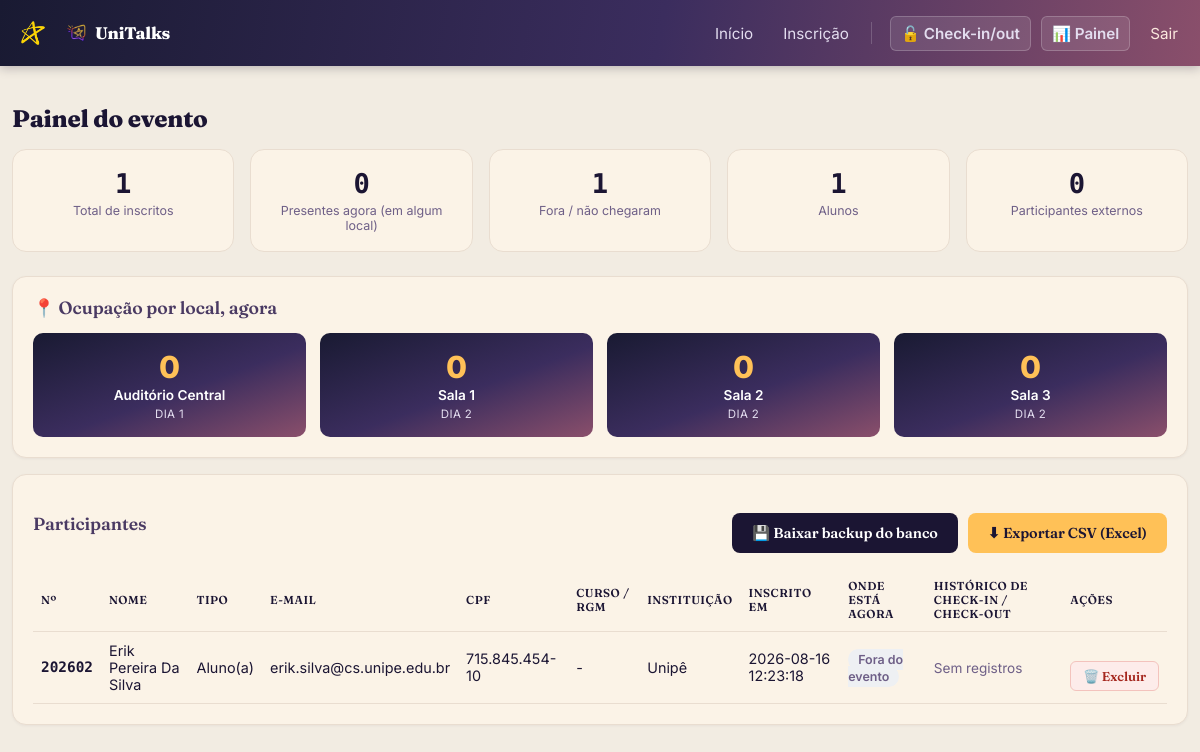
The app's page /painel (signed in), older data.
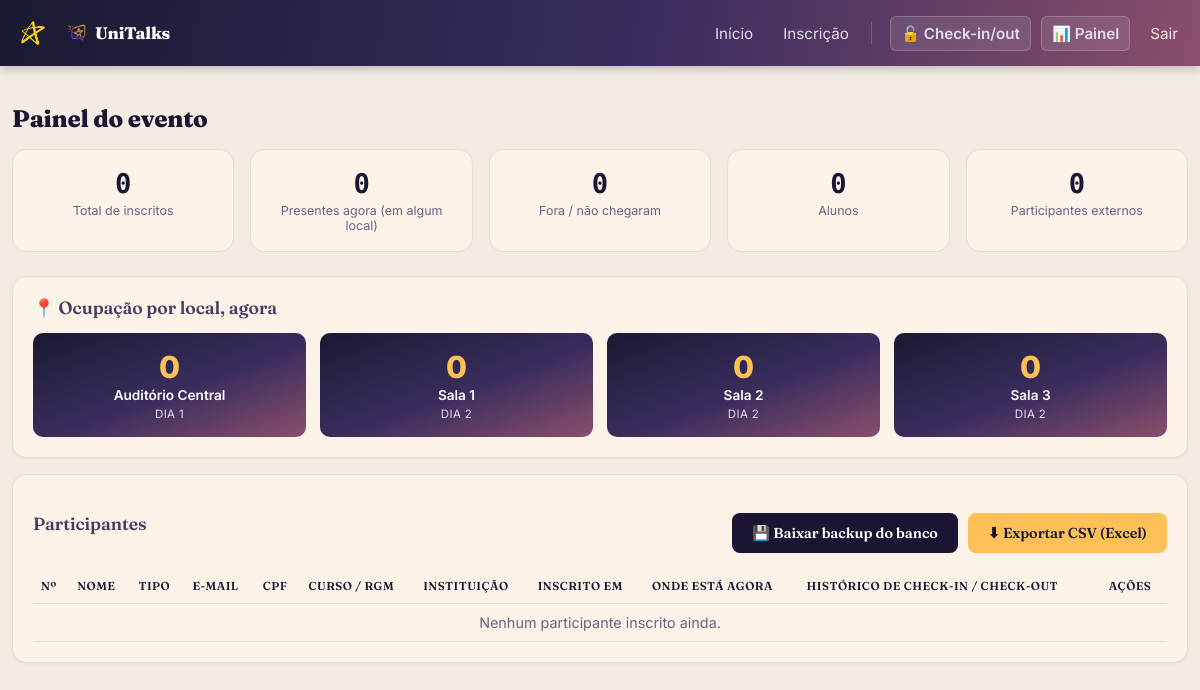
The same page, newer data.
### tables this page shows
CREATE TABLE participantes (
            id INTEGER PRIMARY KEY AUTOINCREMENT,
            nome TEXT NOT NULL,
            tipo TEXT,
            email TEXT,
            formacao TEXT,
            instituicao TEXT,
            cpf TEXT,
            empresa TEXT,
            numero_inscricao INTEGER UNIQUE,
            token TEXT UNIQUE NOT NULL,
            criado_em TEXT NOT NULL
        , curso TEXT, periodo TEXT, rgm TEXT);

### app.py (the view)
@app.route("/painel")
@admin_required
def painel():
    db = get_db()
    participantes = db.execute(
        "SELECT * FROM participantes ORDER BY criado_em DESC"
    ).fetchall()
    lista = []
    dentro_agora = 0
    presentes_por_local = {chave: 0 for chave in LOCAIS}
    for p in participantes:
        eventos = db.execute(
            "SELECT tipo, horario, local FROM eventos_acesso WHERE participante_id = ? "
            "ORDER BY horario ASC",
            (p["id"],),
        ).fetchall()
        visitas = montar_visitas(eventos)
        visita_aberta = next((v for v in reversed(visitas) if v["em_andamento"]), None)
        if visita_aberta:
            dentro_agora += 1
            if visita_aberta["local"] in presentes_por_local:
                presentes_por_local[visita_aberta["local"]] += 1
        ultima_entrada = visitas[-1]["entrada"] if visitas else None
        ultima_saida = next((v["saida"] for v in reversed(visitas) if v["saida"]), None)
        lista.append(
            {
                "p": p,
                "visitas": visitas,
                "local_atual": visita_aberta["local_label"] if visita_aberta else None,
                "ultima_entrada": ultima_entrada,
                "ultima_saida": ultima_saida,
            }
        )
    total = len(participantes)
    total_alunos = sum(1 for p in participantes if p["tipo"] == "aluno")
    total_participantes = sum(1 for p in participantes if p["tipo"] == "participante")
    return render_template(
        "painel.html",
        lista=lista,
        total=total,
        dentro_agora=dentro_agora,
        presentes_por_local=presentes_por_local,
        locais=LOCAIS,
        total_alunos=total_alunos,
        total_participantes=total_participantes,
    )

### app.py (called while the page is built, shortened)
@app.context_processor
def util_static_versionado():
    def static_v(filename):
        caminho = os.path.join(app.static_folder, filename)
        try:
            versao = int(os.path.getmtime(caminho))
        except OSError:
            versao = 0
        return url_for("static", filename=filename, v=versao)
    return {"static_v": static_v}

def admin_required(f):
    @wraps(f)
    def decorada(*args, **kwargs):
        if not session.get("autenticado"):
            if request.path.startswith("/api/"):
                return jsonify({"ok": False, "mensagem": "Sessão expirada. Faça login novamente."}), 401
            return redirect(url_for("login", proximo=request.path))
        if session.get("nivel") != "admin":
            flash("Essa área é restrita ao administrador.", "erro")
            return redirect(url_for("scanner"))
        return f(*args, **kwargs)
    return decorada

def get_db():
    if "db" not in g:
        g.db = sqlite3.connect(DB_PATH, timeout=10)
        g.db.row_factory = sqlite3.Row
        g.db.execute("PRAGMA foreign_keys = ON")
        g.db.execute("PRAGMA journal_mode = WAL")
        g.db.execute("PRAGMA busy_timeout = 10000")
    return g.db

def montar_visitas(eventos):
    por_local = {}
    for ev in eventos:
        chave = ev["local"] or "outro"
        por_local.setdefault(chave, []).append(ev)
    visitas = []
    for v in visitas:
        v["local_label"] = LOCAIS.get(v["local"], {}).get("label", "Não informado")
        v["duracao"] = formatar_duracao(v["entrada"], v["saida"])
    visitas.sort(key=lambda v: v["entrada"])
    return visitas

### templates/painel.html (shortened to what this page needs)
{% extends "base.html" %}
{% block content %}
<h1>Painel do evento</h1>
<div class="kpis">
  <div class="kpi">
    <div class="num">{{ total }}</div>
    <div class="label">Total de inscritos</div>
  </div>
  <div class="kpi">
    <div class="num">{{ dentro_agora }}</div>
    <div class="label">Presentes agora (em algum local)</div>
  </div>
  <div class="kpi">
    <div class="num">{{ total - dentro_agora }}</div>
    <div class="label">Fora / não chegaram</div>
  </div>
  <div class="kpi">
    <div class="num">{{ total_alunos }}</div>
    <div class="label">Alunos</div>
  </div>
  <div class="kpi">
    <div class="num">{{ total_participantes }}</div>
    <div class="label">Participantes externos</div>
  </div>
</div>
<div class="card">
  <h2 style="margin-top:0;">📍 Ocupação por local, agora</h2>
  <div class="ocupacao-grid">
    {% for chave, info in locais.items() %}
      <div class="ocupacao-item">
        <div class="ocupacao-num">{{ presentes_por_local.get(chave, 0) }}</div>
        <div class="ocupacao-label">{{ info.label }}</div>
        <div class="ocupacao-dia">Dia {{ info.dia }}</div>
      </div>
    {% endfor %}
  </div>
</div>
<div class="card">
  <div style="display:flex; justify-content:space-between; align-items:center; flex-wrap:wrap; gap:10px;">
    <h2 style="margin:0;">Participantes</h2>
    <div style="display:flex; gap:10px; flex-wrap:wrap;">
      <a class="btn navy" href="{{ url_for('admin_backup') }}">💾 Baixar backup do banco</a>
      <a class="btn orange" href="{{ url_for('exportar') }}">⬇ Exportar CSV (Excel)</a>
    </div>
  </div>
  <div class="tabela-scroll">
  <table style="margin-top:16px;">
    <thead>
      <tr>
        <th>Nº</th>
        <th>Nome</th>
        <th>Tipo</th>
        <th>E-mail</th>
        <th>CPF</th>
        <th>Curso / RGM</th>
        <th>Instituição</th>
        <th>Inscrito em</th>
        <th>Onde está agora</th>
        <th>Histórico de check-in / check-out</th>
        <th>Ações</th>
      </tr>
    </thead>
    <tbody>
      {% for item in lista %}
        {% set p = item.p %}
        <tr>
          <td style="font-family: var(--fonte-mono); font-weight: 700;">{{ p['numero_inscricao'] or '-' }}</td>
          <td>{{ p['nome'] }}</td>
          <td>{{ 'Aluno(a)' if p['tipo'] == 'aluno' else ('Participante' if p['tipo'] == 'participante' else '-') }}</td>
          <td>{{ p['email'] or '-' }}</td>
          <td>{{ p['cpf'] or '-' }}</td>
          <td>
            {% if p['tipo'] == 'aluno' %}
              {{ p['curso'] or '-' }}
            {% else %}
              {{ p['formacao'] or '-' }}
            {% endif %}
          </td>
          <td>{{ p['instituicao'] or '-' }}</td>
          <td>{{ p['criado_em'].replace('T', ' ') if p['criado_em'] else '-' }}</td>
          <td>
            {% if item.local_atual %}
              <span class="badge badge-entrada">Em {{ item.local_atual }}</span>
            {% else %}
              <span class="badge badge-none">Fora do evento</span>
            {% endif %}
          </td>
          <td>
            {% if item.visitas %}
              <details>
                <summary style="cursor:pointer; color:var(--navy); font-weight:600; font-size:0.85rem;">
                  {{ item.visitas|length }} visita(s) — ver detalhes
                </summary>
                <table class="tabela-visitas">
                  <thead>
                    <tr>
                      <th>Local</th>
                      <th>Entrada</th>
                      <th>Saída</th>
                      <th>Estadia</th>
                    </tr>
                  </thead>
                  <tbody>
                    {% for v in item.visitas %}
                      <tr>
                        <td>{{ v.local_label }}</td>
                        <td>{{ v.entrada.replace('T', ' ') }}</td>
                        <td>
                          {% if v.saida %}
                            {{ v.saida.replace('T', ' ') }}
                          {% else %}
                            <span class="badge badge-entrada">Ainda dentro</span>
                          {% endif %}
                        </td>
                        <td>{{ v.duracao }}</td>
                      </tr>
                    {% endfor %}
                  </tbody>
                </table>
              </details>
            {% else %}
              <span style="color:var(--muted); font-size:0.85rem;">Sem registros</span>
            {% endif %}
          </td>
          <td>
            <form method="post" action="{{ url_for('admin_excluir_participante', participante_id=p['id']) }}"
                  onsubmit="return confirm('Excluir a inscrição de ' + {{ p['nome']|tojson }} + ' e todos os check-ins dela? Essa ação não pode ser desfeita.');">
              <button type="submit" class="btn-excluir" title="Excluir esta inscrição">🗑️ Excluir</button>
            </form>
          </td>
        </tr>
      {% else %}
        <tr><td colspan="11" style="color:var(--muted); text-align:center;">Nenhum participante inscrito ainda.</td></tr>
      {% endfor %}
    </tbody>
  </table>
  </div>
</div>
{% endblock %}

### templates/base.html (shortened to what this page needs)
<!doctype html>
<html lang="pt-br">
<head>
  <link rel="stylesheet" href="{{ static_v('css/style.css') }}">
</head>
<body>
  <header class="topbar">
    <div class="topbar-inner">
      <div class="topbar-marca">
        <img src="{{ static_v('img/logo_unipe_estrela.png') }}" alt="UNIPÊ" class="topbar-logo-unipe" width="160" height="160">
        <a href="{{ url_for('home') }}" class="brand">
          <img src="{{ static_v('img/icone_unitalks.png') }}" alt="" class="brand-icone" width="129" height="160">
          UniTalks
        </a>
      </div>
      <nav>
        <a href="{{ url_for('home') }}" class="nav-link">Início</a>
        <a href="{{ url_for('inscricao') }}" class="nav-link">Inscrição</a>
        {% if session.get('autenticado') %}
          <a href="{{ url_for('scanner') }}" class="nav-link nav-equipe-ativo">🔓 Check-in/out</a>
          {% if session.get('nivel') == 'admin' %}
            <a href="{{ url_for('painel') }}" class="nav-link nav-equipe-ativo">📊 Painel</a>
          {% endif %}
          <a href="{{ url_for('logout') }}" class="nav-link nav-sair">Sair</a>
        {% else %}
          <span class="nav-divisor"></span>
          <a href="{{ url_for('login') }}" class="nav-link nav-equipe-login">🔒 Área da Equipe</a>
        {% endif %}
      </nav>
    </div>
  </header>
  <main class="container">
    {% block content %}{% endblock %}
  </main>
</body>
</html>

### static/css/style.css (style rules this page uses)
:root { --bg-deep: #191a32; --bg-dusk: #3b2d5e; --bg-dawn: #8a4f6b; --navy: #1b1533; --navy-light: #4a3a63; --green: #1b8a5a; --orange: #ffc157; --magenta: #ff6b4a; --bg: #f2ece2; --card: #fbf3e7; --text: #1b1533; --muted: #6e5f87; --border: #e9ddd0; --fonte-titulo: 'Fraunces', Georgia, serif; --fonte-corpo: 'Inter', 'Segoe UI', Arial, sans-serif; --fonte-mono: 'Space Mono', 'Courier New', monospace; }
* { box-sizing: border-box; }
html { scroll-behavior: smooth; }
body { margin: 0; font-family: var(--fonte-corpo); background: var(--bg); color: var(--text); }
.topbar { background: linear-gradient(100deg, var(--bg-deep) 0%, var(--bg-dusk) 55%, var(--bg-dawn) 100%); color: white; box-shadow: 0 2px 10px rgba(15, 5, 30, 0.25); }
.topbar-inner { width: 98%; max-width: 1800px; margin: 0 auto; padding: 12px 0; display: flex; justify-content: space-between; align-items: center; flex-wrap: wrap; gap: 10px; }
.brand { color: white; font-family: var(--fonte-titulo); font-weight: 800; text-decoration: none; font-size: 1.05rem; letter-spacing: -0.01em; display: inline-flex; align-items: center; gap: 8px; }
.brand-icone { height: 26px; width: auto; }
.topbar-marca { display: flex; align-items: center; gap: 12px; }
.topbar-logo-unipe { height: 42px; width: auto; }
.topbar nav { display: flex; align-items: center; flex-wrap: wrap; gap: 4px; }
.topbar nav .nav-link { color: #e3ddef; text-decoration: none; margin-left: 6px; padding: 7px 10px; border-radius: 6px; font-size: 0.95rem; transition: background 0.15s, color 0.15s; }
.nav-equipe-ativo { background: rgba(255, 255, 255, 0.1); border: 1px solid rgba(255, 255, 255, 0.2); font-weight: 600; }
.nav-sair { color: #fbe8de !important; font-size: 0.85rem; }
.container { width: 98%; max-width: 1800px; margin: 0 auto; padding: 22px 0 44px; }
.card { background: var(--card); border: 1px solid var(--border); border-radius: 14px; padding: 20px; margin-bottom: 16px; box-shadow: 0 1px 3px rgba(30, 16, 51, 0.05); }
h1 { color: var(--navy); font-family: var(--fonte-titulo); font-weight: 800; font-size: 1.5rem; letter-spacing: -0.01em; }
h2 { color: var(--navy-light); font-family: var(--fonte-titulo); font-weight: 600; font-size: 1.1rem; letter-spacing: -0.005em; }
button, .btn { display: inline-block; background: linear-gradient(90deg, #ffc157, #ff6b4a); color: var(--navy); border: none; padding: 11px 20px; border-radius: 8px; font-family: var(--fonte-titulo); font-weight: 600; font-size: 0.9rem; letter-spacing: -0.005em; cursor: pointer; text-decoration: none; margin-top: 18px; transition: filter 0.15s; }
button.orange, .btn.orange { background: var(--orange); color: var(--navy); }
button.navy, .btn.navy { background: var(--navy); color: white; }
table { width: 100%; border-collapse: collapse; font-size: 0.9rem; }
th, td { text-align: left; padding: 10px 8px; border-bottom: 1px solid var(--border); }
th { color: var(--navy); font-family: var(--fonte-titulo); font-size: 0.72rem; font-weight: 600; text-transform: uppercase; letter-spacing: .04em; }
.kpis { display: flex; gap: 16px; margin-bottom: 24px; flex-wrap: wrap; }
.kpi { flex: 1; min-width: 160px; background: var(--card); border: 1px solid var(--border); border-radius: 14px; padding: 18px; text-align: center; }
.kpi .num { font-family: var(--fonte-mono); font-size: 1.7rem; font-weight: 700; color: var(--navy); }
.kpi .label { font-size: 0.78rem; color: var(--muted); margin-top: 4px; }
.ocupacao-grid { display: flex; gap: 14px; flex-wrap: wrap; }
.ocupacao-item { flex: 1; min-width: 140px; background: linear-gradient(160deg, var(--bg-deep) 0%, var(--bg-dusk) 55%, var(--bg-dawn) 100%); border-radius: 10px; padding: 16px; text-align: center; color: white; }
.ocupacao-num { font-size: 1.9rem; font-weight: 800; color: #ffc157; }
.ocupacao-label { font-size: 0.85rem; font-weight: 600; margin-top: 2px; }
.ocupacao-dia { font-size: 0.72rem; color: #e3ddef; margin-top: 4px; text-transform: uppercase; letter-spacing: .03em; }
.tabela-scroll { overflow-x: auto; -webkit-overflow-scrolling: touch; }
.tabela-scroll > table { min-width: 900px; }

Row changes from the older to the newer data that the page shows:
removed participantes: numero_inscricao "202602", nome "Erik Pereira Da Silva", tipo "Aluno(a)", email "erik.silva@cs.unipe.edu.br", cpf "715.845.454-10", instituicao "Unipê", criado_em "2026-08-16 12:23:18"
Text that changed along with them:
{{ total }}: "1" → "0"
{{ total - dentro_agora }}: "1" → "0"
{{ total_alunos }}: "1" → "0"
text now shown: "Nenhum participante inscrito ainda."
list line gone: "- Fora do evento Sem registros 🗑️ Excluir"
